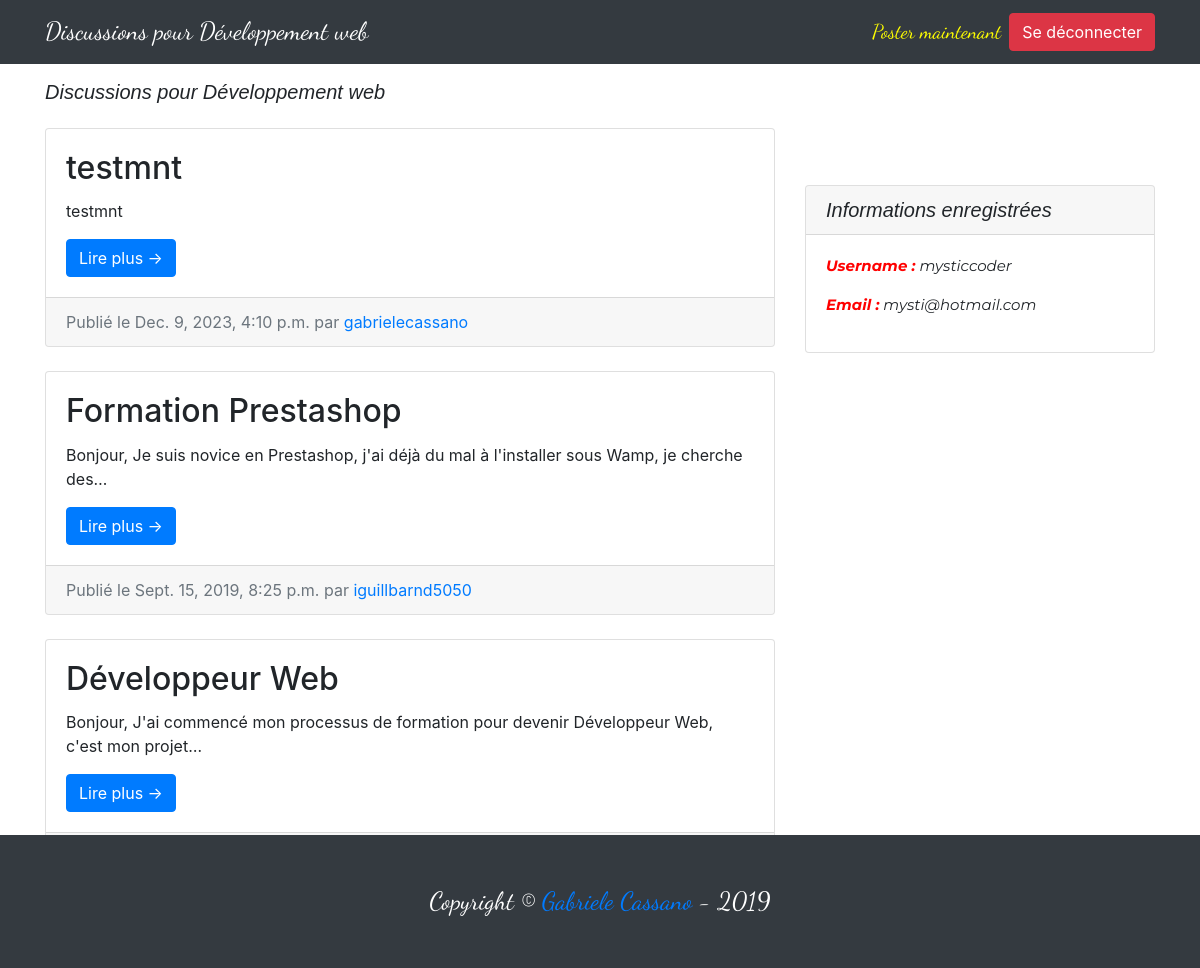
Screenshot of / (signed in) with the database file from the repository.
### entries/models.py (models this page shows, shortened)
class Entry(models.Model):
    entry_title = models.CharField(max_length=50)
    entry_text = models.TextField()
    entry_date = models.DateTimeField(auto_now_add=True)
    entry_author = models.ForeignKey(User, on_delete=models.CASCADE)
    class Meta:
      verbose_name_plural = "entries"

### entries/views.py (the view)
# urls.py: path('', HomeView.as_view(), name = 'blog-home'),
class HomeView(LoginRequiredMixin, ListView):
	model = Entry
	template_name = "entries/index.html"
	context_object_name = "blog_entries"
	ordering = ['-entry_date']
	paginate_by = 3

### entries/templates/entries/index.html (shortened to what this page needs)
{% extends "entries/base.html" %}
{% block content %}
<div class="col-md-8">
    <h1 class="my-4">Discussions pour Développement web</h1>
	{% for entry in blog_entries %}
    <div class="card mb-4 mt-4">
		<div class="card-body">
            <h2 class="card-title">{{ entry.entry_title }}</h2>
            <p class="card-text">{{ entry.entry_text|truncatechars:100 }}</p>
            <a href="{% url 'entry-detail' entry.pk %}" class="btn btn-primary">Lire plus &rarr;</a>
         </div>
		<div class="card-footer text-muted">
            Publié le {{ entry.entry_date }} par
           <a href="#">{{ entry.entry_author }}</a>
         </div>
    </div>
	{% endfor %}
    {% if is_paginated %}
    <ul class="pagination justify-content-center mb-4">
		{% if page_obj.has_next %}
		<li class="page-item">
            <a class="page-link" href="?page={{ page_obj.next_page_number }}">Page suivante &rarr;</a>
        </li>
		{% endif %}
    </ul>
	{% endif %}
</div>
{% endblock %}

### entries/templates/entries/base.html (shortened to what this page needs)
{% load static %}
<!DOCTYPE html>
<html lang="en">
<head>
  <link href="{% static 'entries/vendor/bootstrap/css/bootstrap.min.css' %}" rel="stylesheet">
  <link href="{% static 'entries/css/blog-home.css' %}" rel="stylesheet">
</head>
<body>
	<nav class="navbar navbar-expand-lg navbar-dark bg-dark fixed-top">
		<div class="container">
			<a class="navbar-brand" id="title-site" href="{% url 'blog-home' %}">Discussions pour Développement web</a>
			<div class="collapse navbar-collapse" id="navbarResponsive">
				<ul class="navbar-nav ml-auto">
					{% if user.is_authenticated %}
						<li class="nav-item">
							<a class="nav-link links-menu" href="{% url 'create_entry' %}">Poster maintenant</a>
						</li>
						<li class="nav-item">
							<form method="post" action="{% url 'logout' %}">
								<button type="submit" class="btn btn-danger mt-1">Se déconnecter</button>
							</form>
						</li>
					{% else %}
						<li class="nav-item">
							<a class="nav-link links-menu" href="{% url 'register' %}">S'enregistrer</a>
						</li>
					{% endif %}
				</ul>
			</div>
		</div>
  </nav>
	<div class="container">
		<div class="row">
			{% block content %} {% endblock %}
			{% if user.is_authenticated %}
			<div class="col-md-4" id="content-css">
				<div class="card my-4">
				  <h5 class="card-header">Informations enregistrées</h5>
					<div class="card-body">
						<ul class="list-unstyled mb-0">
						  <li>
							<p class="identifiants"><span class="title-id">Username :</span> {{user.username}}</p>
						  </li>
						  <li>
							<p class="identifiants"><span class="title-id">Email :</span> {{user.email}}</p>
						  </li>
						</ul>
					</div>
				</div>
			</div>
			{% endif %}
		</div>
	</div>
  <footer class="py-5 bg-dark" style="position: fixed;left: 0;bottom: 0;width: 100%;background-color: red;color: white;text-align: center;">
    <div class="container">
      <p class="m-0 text-center text-white">Copyright &copy; <a style="text-decoration:none;" href="https://gabriel-cassano.be/">Gabriele Cassano</a> - 2019</p>
    </div>
  </footer>
</body>
</html>

### entries/static/entries/css/blog-home.css (style rules this page uses)
body { padding-top: 56px; }
.navbar-brand { font-family: 'Bree Serif', serif; }
.my-4 { font-family: 'Lexend Deca', sans-serif; font-size: 20px; font-style: italic; }
#content-css { margin-top:105px !important; }
#title-site { font-family: 'Dancing Script', cursive; font-size:25px; }
footer { font-family: 'Dancing Script', cursive; font-size:25px; }
.links-menu { font-family: 'Dancing Script', cursive; font-size:20px; color: #FFFF00 !important; }
.identifiants { font-family: 'Montserrat', sans-serif; font-size:15px; }
.title-id { color: #FF0000; font-style: italic; font-weight: bold; }

### rows the page displays
Entry: entry_title "testmnt", entry_text "testmnt", entry_date "Dec. 9, 2023, 4:10 p.m.", entry_author "gabrielecassano"
Entry: entry_title "Formation Prestashop", entry_text "Bonjour, Je suis novice en Prestashop, j'ai déjà du mal à l'installer sous Wamp, je cherche des…", entry_date "Sept. 15, 2019, 8:25 p.m.", entry_author "iguillbarnd5050"
Entry: entry_title "Développeur Web", entry_text "Bonjour, J'ai commencé mon processus de formation pour devenir Développeur Web, c'est mon projet…"

### other values shown
{{ user.username }} "mysticcoder"
{{ user.email }} "mysti@hotmail.com"
